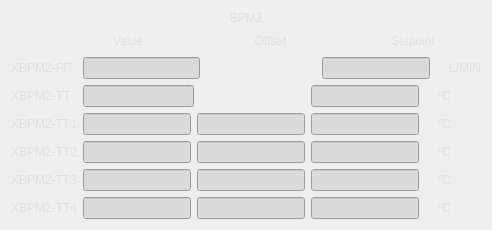
      <widget class="QFrame" name="frameBPM1_3">
       <property name="styleSheet">
        <string notr="true">background-color: transparent;

QLineEdit{
border-style: solid;
border-color: rgb(39, 143, 255);
border-width: 1px;
}</string>
       </property>
       <layout class="QGridLayout" name="gridLayout_10">
        <item row="2" column="0">
         <layout class="QVBoxLayout" name="verticalLayout_14">
          <item>
           <layout class="QHBoxLayout" name="horizontalLayout_100">
            <item>
             <widget class="QLabel" name="label_212">
              <property name="styleSheet">
               <string notr="true">color: rgb(226, 226, 226);
font: 75 13pt &quot;Utopia&quot;;
background-color: transparent;</string>
              </property>
              <property name="text">
               <string>XBPM2-FIT </string>
              </property>
              <property name="alignment">
               <set>Qt::AlignCenter</set>
              </property>
             </widget>
            </item>
            <item>
             <widget class="QLineEdit" name="lineEditXbpm2FitValue">
              <property name="styleSheet">
               <string notr="true">background-color: rgb(218, 218, 218);</string>
              </property>
             </widget>
            </item>
            <item>
             <spacer name="horizontalSpacer_18">
              <property name="orientation">
               <enum>Qt::Horizontal</enum>
              </property>
              <property name="sizeHint" stdset="0">
               <size>
                <width>40</width>
                <height>20</height>
               </size>
              </property>
             </spacer>
            </item>
            <item>
             <layout class="QHBoxLayout" name="horizontalLayout_101">
              <item>
               <widget class="QLineEdit" name="lineEditXbpm2FitSetPoint">
                <property name="styleSheet">
                 <string notr="true">background-color: rgb(218, 218, 218);</string>
                </property>
               </widget>
              </item>
              <item>
               <widget class="QLabel" name="labelXbpm2FitBool">
                <property name="maximumSize">
                 <size>
                  <width>21</width>
                  <height>21</height>
                 </size>
                </property>
                <property name="styleSheet">
                 <string notr="true">background-color: transparent;</string>
                </property>
                <property name="text">
                 <string/>
                </property>
                <property name="pixmap">
                 <pixmap>images/led_red.png</pixmap>
                </property>
                <property name="scaledContents">
                 <bool>true</bool>
                </property>
               </widget>
              </item>
              <item>
               <widget class="QLabel" name="label_214">
                <property name="styleSheet">
                 <string notr="true">color: rgb(226, 226, 226);
font: 75 13pt &quot;Utopia&quot;;
background-color: transparent;</string>
                </property>
                <property name="text">
                 <string>L/MIN</string>
                </property>
                <property name="alignment">
                 <set>Qt::AlignCenter</set>
                </property>
               </widget>
              </item>
             </layout>
            </item>
           </layout>
          </item>
          <item>
           <layout class="QHBoxLayout" name="horizontalLayout_102">
            <item>
             <widget class="QLabel" name="label_215">
              <property name="styleSheet">
               <string notr="true">color: rgb(226, 226, 226);
font: 75 13pt &quot;Utopia&quot;;
background-color: transparent;</string>
              </property>
              <property name="text">
               <string>XBPM2-TT  </string>
              </property>
              <property name="alignment">
               <set>Qt::AlignCenter</set>
              </property>
             </widget>
            </item>
            <item>
             <widget class="QLineEdit" name="lineEditXbpm2TtValue">
              <property name="styleSheet">
               <string notr="true">background-color: rgb(218, 218, 218);</string>
              </property>
             </widget>
            </item>
            <item>
             <spacer name="horizontalSpacer_19">
              <property name="orientation">
               <enum>Qt::Horizontal</enum>
              </property>
              <property name="sizeHint" stdset="0">
               <size>
                <width>40</width>
                <height>20</height>
               </size>
              </property>
             </spacer>
            </item>
            <item>
             <layout class="QHBoxLayout" name="horizontalLayout_103">
              <item>
               <widget class="QLineEdit" name="lineEditXbpm2TtSetPoint">
                <property name="styleSheet">
                 <string notr="true">background-color: rgb(218, 218, 218);</string>
                </property>
               </widget>
              </item>
              <item>
               <widget class="QLabel" name="labelXbpm2TtBool">
                <property name="maximumSize">
                 <size>
                  <width>21</width>
                  <height>21</height>
                 </size>
                </property>
                <property name="styleSheet">
                 <string notr="true">background-color: transparent;</string>
                </property>
                <property name="text">
                 <string/>
                </property>
                <property name="pixmap">
                 <pixmap>images/led_red.png</pixmap>
                </property>
                <property name="scaledContents">
                 <bool>true</bool>
                </property>
               </widget>
              </item>
              <item>
               <widget class="QLabel" name="label_217">
                <property name="styleSheet">
                 <string notr="true">color: rgb(226, 226, 226);
font: 75 13pt &quot;Utopia&quot;;
background-color: transparent;</string>
                </property>
                <property name="text">
                 <string>ºC         </string>
                </property>
                <property name="alignment">
                 <set>Qt::AlignCenter</set>
                </property>
               </widget>
              </item>
             </layout>
            </item>
           </layout>
          </item>
         </layout>
        </item>
        <item row="3" column="0">
         <layout class="QHBoxLayout" name="horizontalLayout_104">
          <item>
           <widget class="QLabel" name="label_218">
            <property name="styleSheet">
             <string notr="true">color: rgb(226, 226, 226);
font: 75 13pt &quot;Utopia&quot;;
background-color: transparent;</string>
            </property>
            <property name="text">
             <string>XBPM2-TT1</string>
            </property>
            <property name="alignment">
             <set>Qt::AlignCenter</set>
            </property>
           </widget>
          </item>
          <item>
           <widget class="QLineEdit" name="lineEditXbpm2Tt1Value">
            <property name="styleSheet">
             <string notr="true">background-color: rgb(218, 218, 218);</string>
            </property>
           </widget>
          </item>
          <item>
           <widget class="QLineEdit" name="lineEditXbpm2Tt1Offset">
            <property name="styleSheet">
             <string notr="true">background-color: rgb(218, 218, 218);</string>
            </property>
           </widget>
          </item>
          <item>
           <layout class="QHBoxLayout" name="horizontalLayout_105">
            <item>
             <widget class="QLineEdit" name="lineEditXbpm2Tt1SetPoint">
              <property name="styleSheet">
               <string notr="true">background-color: rgb(218, 218, 218);</string>
              </property>
             </widget>
            </item>
            <item>
             <widget class="QLabel" name="labelXbpm2Tt1Bool">
              <property name="maximumSize">
               <size>
                <width>21</width>
                <height>21</height>
               </size>
              </property>
              <property name="styleSheet">
               <string notr="true">background-color: transparent;</string>
              </property>
              <property name="text">
               <string/>
              </property>
              <property name="pixmap">
               <pixmap>images/led_red.png</pixmap>
              </property>
              <property name="scaledContents">
               <bool>true</bool>
              </property>
             </widget>
            </item>
            <item>
             <widget class="QLabel" name="label_220">
              <property name="styleSheet">
               <string notr="true">color: rgb(226, 226, 226);
font: 75 13pt &quot;Utopia&quot;;
background-color: transparent;</string>
              </property>
              <property name="text">
               <string>ºC         </string>
              </property>
              <property name="alignment">
               <set>Qt::AlignCenter</set>
              </property>
             </widget>
            </item>
           </layout>
          </item>
         </layout>
        </item>
        <item row="4" column="0">
         <layout class="QHBoxLayout" name="horizontalLayout_166">
          <item>
           <widget class="QLabel" name="label_221">
            <property name="styleSheet">
             <string notr="true">color: rgb(226, 226, 226);
font: 75 13pt &quot;Utopia&quot;;
background-color: transparent;</string>
            </property>
            <property name="text">
             <string>XBPM2-TT2</string>
            </property>
            <property name="alignment">
             <set>Qt::AlignCenter</set>
            </property>
           </widget>
          </item>
          <item>
           <widget class="QLineEdit" name="lineEditXbpm2Tt2Value">
            <property name="styleSheet">
             <string notr="true">background-color: rgb(218, 218, 218);</string>
            </property>
           </widget>
          </item>
          <item>
           <widget class="QLineEdit" name="lineEditXbpm2Tt2Offset">
            <property name="styleSheet">
             <string notr="true">background-color: rgb(218, 218, 218);</string>
            </property>
           </widget>
          </item>
          <item>
           <layout class="QHBoxLayout" name="horizontalLayout_167">
            <item>
             <widget class="QLineEdit" name="lineEditXbpm2Tt2SetPoint">
              <property name="styleSheet">
               <string notr="true">background-color: rgb(218, 218, 218);</string>
              </property>
             </widget>
            </item>
            <item>
             <widget class="QLabel" name="labelXbpm2Tt2Bool">
              <property name="maximumSize">
               <size>
                <width>21</width>
                <height>21</height>
               </size>
              </property>
              <property name="styleSheet">
               <string notr="true">background-color: transparent;</string>
              </property>
              <property name="text">
               <string/>
              </property>
              <property name="pixmap">
               <pixmap>images/led_red.png</pixmap>
              </property>
              <property name="scaledContents">
               <bool>true</bool>
              </property>
             </widget>
            </item>
            <item>
             <widget class="QLabel" name="label_223">
              <property name="styleSheet">
               <string notr="true">color: rgb(226, 226, 226);
font: 75 13pt &quot;Utopia&quot;;
background-color: transparent;</string>
              </property>
              <property name="text">
               <string>ºC         </string>
              </property>
              <property name="alignment">
               <set>Qt::AlignCenter</set>
              </property>
             </widget>
            </item>
           </layout>
          </item>
         </layout>
        </item>
        <item row="5" column="0">
         <layout class="QHBoxLayout" name="horizontalLayout_168">
          <item>
           <widget class="QLabel" name="label_224">
            <property name="styleSheet">
             <string notr="true">color: rgb(226, 226, 226);
font: 75 13pt &quot;Utopia&quot;;
background-color: transparent;</string>
            </property>
            <property name="text">
             <string>XBPM2-TT3</string>
            </property>
            <property name="alignment">
             <set>Qt::AlignCenter</set>
            </property>
           </widget>
          </item>
          <item>
           <widget class="QLineEdit" name="lineEditXbpm2Tt3Value">
            <property name="styleSheet">
             <string notr="true">background-color: rgb(218, 218, 218);</string>
            </property>
           </widget>
          </item>
          <item>
           <widget class="QLineEdit" name="lineEditXbpm2Tt3Offset">
            <property name="styleSheet">
             <string notr="true">background-color: rgb(218, 218, 218);</string>
            </property>
           </widget>
          </item>
          <item>
           <layout class="QHBoxLayout" name="horizontalLayout_169">
            <item>
             <widget class="QLineEdit" name="lineEditXbpm2Tt3SetPoint">
              <property name="styleSheet">
               <string notr="true">background-color: rgb(218, 218, 218);</string>
              </property>
             </widget>
            </item>
            <item>
             <widget class="QLabel" name="labelXbpm2Tt3Bool">
              <property name="maximumSize">
               <size>
                <width>21</width>
                <height>21</height>
               </size>
              </property>
              <property name="styleSheet">
               <string notr="true">background-color: transparent;</string>
              </property>
              <property name="text">
               <string/>
              </property>
              <property name="pixmap">
               <pixmap>images/led_red.png</pixmap>
              </property>
              <property name="scaledContents">
               <bool>true</bool>
              </property>
             </widget>
            </item>
            <item>
             <widget class="QLabel" name="label_226">
              <property name="styleSheet">
               <string notr="true">color: rgb(226, 226, 226);
font: 75 13pt &quot;Utopia&quot;;
background-color: transparent;</string>
              </property>
              <property name="text">
               <string>ºC         </string>
              </property>
              <property name="alignment">
               <set>Qt::AlignCenter</set>
              </property>
             </widget>
            </item>
           </layout>
          </item>
         </layout>
        </item>
        <item row="6" column="0">
         <layout class="QHBoxLayout" name="horizontalLayout_170">
          <item>
           <widget class="QLabel" name="label_227">
            <property name="styleSheet">
             <string notr="true">color: rgb(226, 226, 226);
font: 75 13pt &quot;Utopia&quot;;
background-color: transparent;</string>
            </property>
            <property name="text">
             <string>XBPM2-TT4</string>
            </property>
            <property name="alignment">
             <set>Qt::AlignCenter</set>
            </property>
           </widget>
          </item>
          <item>
           <widget class="QLineEdit" name="lineEditXbpm2Tt4Value">
            <property name="styleSheet">
             <string notr="true">background-color: rgb(218, 218, 218);</string>
            </property>
           </widget>
          </item>
          <item>
           <widget class="QLineEdit" name="lineEditXbpm2Tt4Offset">
            <property name="styleSheet">
             <string notr="true">background-color: rgb(218, 218, 218);</string>
            </property>
           </widget>
          </item>
          <item>
           <layout class="QHBoxLayout" name="horizontalLayout_171">
            <item>
             <widget class="QLineEdit" name="lineEditXbpm2Tt4Setpoint">
              <property name="styleSheet">
               <string notr="true">background-color: rgb(218, 218, 218);</string>
              </property>
             </widget>
            </item>
            <item>
             <widget class="QLabel" name="labelXbpm2Tt4Bool">
              <property name="maximumSize">
               <size>
                <width>21</width>
                <height>21</height>
               </size>
              </property>
              <property name="styleSheet">
               <string notr="true">background-color: transparent;</string>
              </property>
              <property name="text">
               <string/>
              </property>
              <property name="pixmap">
               <pixmap>images/led_red.png</pixmap>
              </property>
              <property name="scaledContents">
               <bool>true</bool>
              </property>
             </widget>
            </item>
            <item>
             <widget class="QLabel" name="label_229">
              <property name="styleSheet">
               <string notr="true">color: rgb(226, 226, 226);
font: 75 13pt &quot;Utopia&quot;;
background-color: transparent;</string>
              </property>
              <property name="text">
               <string>ºC         </string>
              </property>
              <property name="alignment">
               <set>Qt::AlignCenter</set>
              </property>
             </widget>
            </item>
           </layout>
          </item>
         </layout>
        </item>
        <item row="1" column="0">
         <layout class="QHBoxLayout" name="horizontalLayout_172">
          <item>
           <spacer name="horizontalSpacer_20">
            <property name="orientation">
             <enum>Qt::Horizontal</enum>
            </property>
            <property name="sizeType">
             <enum>QSizePolicy::Ignored</enum>
            </property>
            <property name="sizeHint" stdset="0">
             <size>
              <width>49</width>
              <height>20</height>
             </size>
            </property>
           </spacer>
          </item>
          <item>
           <widget class="QLabel" name="label_230">
            <property name="styleSheet">
             <string notr="true">color: rgb(226, 226, 226);
font: 75 13pt &quot;Utopia&quot;;
background-color: transparent;</string>
            </property>
            <property name="text">
             <string>Value</string>
            </property>
            <property name="alignment">
             <set>Qt::AlignCenter</set>
            </property>
           </widget>
          </item>
          <item>
           <widget class="QLabel" name="label_231">
            <property name="styleSheet">
             <string notr="true">color: rgb(226, 226, 226);
font: 75 13pt &quot;Utopia&quot;;
background-color: transparent;</string>
            </property>
            <property name="text">
             <string>Offset</string>
            </property>
            <property name="alignment">
             <set>Qt::AlignCenter</set>
            </property>
           </widget>
          </item>
          <item>
           <widget class="QLabel" name="label_232">
            <property name="styleSheet">
             <string notr="true">color: rgb(226, 226, 226);
font: 75 13pt &quot;Utopia&quot;;
background-color: transparent;</string>
            </property>
            <property name="text">
             <string>Setpoint</string>
            </property>
            <property name="alignment">
             <set>Qt::AlignCenter</set>
            </property>
           </widget>
          </item>
         </layout>
        </item>
        <item row="0" column="0">
         <widget class="QLabel" name="label_233">
          <property name="styleSheet">
           <string notr="true">color: rgb(226, 226, 226);
font: 75 20pt &quot;Courier 10 Pitch&quot;;
background-color: transparent;</string>
          </property>
          <property name="text">
           <string>BPM2</string>
          </property>
          <property name="alignment">
           <set>Qt::AlignCenter</set>
          </property>
         </widget>
        </item>
       </layout>
      </widget>
